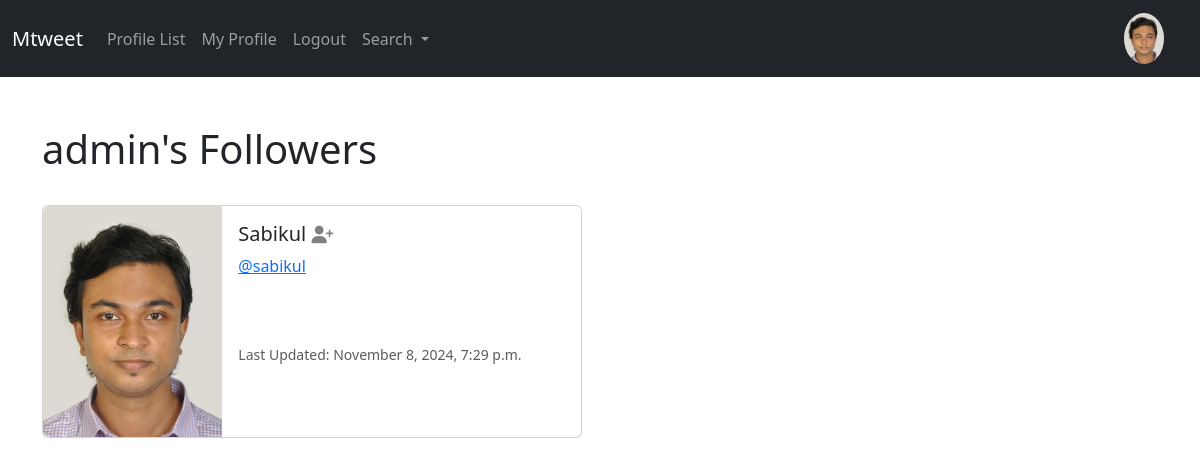
Page /profile/followers/1 (signed in) on the committed database.
### Mtweet/models.py (models this page shows, shortened)
class Profile(models.Model):
    user = models.OneToOneField(User, on_delete=models.CASCADE)
    follows = models.ManyToManyField("self",related_name="followed_by",symmetrical=False,blank = True)
    date_modified = models.DateTimeField(User, auto_now=True)
    profile_image= models.ImageField(null=True, blank=True, upload_to="images/")
    profile_bio = models.CharField(null=True, blank=True,max_length=500)
    homepage_link = models.CharField(null=True, blank=True,max_length=100)
    facebook_link= models.CharField(null=True, blank=True,max_length=100)
    instagram_link= models.CharField(null=True, blank=True,max_length=100)
    linkedin_link= models.CharField(null=True, blank=True,max_length=100)

### Mtweet/views.py (the view)
# urls.py: path('profile/followers/<int:pk>', views.followers, name='followers'),
def followers(request, pk):
     if request.user.is_authenticated:
         if request.user.id == pk:
            profiles = Profile.objects.get(user_id=pk)
            return render(request, 'followers.html',{"profiles": profiles} )
         else:
              messages.success(request, ("That's Not Your  Page.... "))
              return redirect ('home')
     else:
        messages.success(request, ('You must be logged in  To View This Page.... '))
        return redirect ('home')

### Mtweet/templates/followers.html
{% extends 'base.html' %}
{% load static %}
{% block content %}
    <h1>{{  request.user.username }}'s Followers </h1>
<br>
{% if profiles %}
   {% for profile in profiles.followed_by.all %}
   <div class="card mb-3" style="max-width: 540px;">
    <div class="row g-0">
      <div class="col-md-4">
        {% if profile.profile_image %}
        <img src="{{profile.profile_image.url}}" width = 200
        height=200 clas="img-fluid rounded-start" alt="{{profile.user.username}}">
        {% else %}
        <img src="{% static 'images/Masud_photo.jpg' %}" class="img-fluid rounded-start" alt="Profile Image">
        {% endif  %}
       </div>
      <div class="col-md-8">
        <div class="card-body">
          <h5 class="card-title">{{ profile.user.username }}
            {% if profile in profile.follows.all %}
            <a href="{% url 'unfollow' profile.user.id %}">
             <i class="fa fa-user-minus small" style="color:gray"></i>
         </a>
            {% else  %}
            <a href="{% url 'follow' profile.user.id %}">
             <i class="fa fa-user-plus small" style="color:gray"></i>
         </a>
            {% endif %}
          </h5>
          <p class="card-text"> <a href="{%  url 'profile' profile.user.id %}">@{{ profile.user.username|lower }}</a> </p>
          <br><br>
          <p class="card-text"><small class="text-body-secondary"> Last Updated: {{ profile.date_modified|date:"F j, Y, g:i a" }}</small></p>
        </div>
      </div>
    </div>
  </div>
  <br>
  <br>
    {% endfor %}
{% endif %}
{% endblock %}

### Mtweet/templates/navbar.html (shortened to what this page needs)
{% load static %}
<nav class="navbar navbar-expand-lg navbar-dark bg-dark">
    <div class="container-fluid">
      <a class="navbar-brand" href="{% url 'home' %}">Mtweet</a>
      <div class="collapse navbar-collapse" id="navbarSupportedContent">
        <ul class="navbar-nav me-auto mb-2 mb-lg-0">
          <li class="nav-item">
            <a class="nav-link"
             href="{% url 'profile_list' %}">Profile List</a>
          </li>
          {% if request.user.is_authenticated %}
          <li class="nav-item">
            <a class="nav-link"
             href="{% url 'profile'  request.user.id %}"> My Profile</a>
          </li>
          <li class="nav-item">
            <a class="nav-link"
             href="{% url 'logout' %}"> Logout</a>
          </li>
          {% endif %}
          <li class="nav-item dropdown">
            <a class="nav-link dropdown-toggle" href="#" role="button" data-bs-toggle="dropdown" aria-expanded="false">
              Search
            </a>
          </li>
        </ul>
         {% if user.is_authenticated %}
            <ul class="navbar-nav  ml-auto">
              <li class="nav-link  navbar-brand">
               <a href="{% url 'profile'  request.user.id %}">
              {% if user.profile.profile_image %}
                <img src="{{ user.profile.profile_image.url }}"  class="rounded-circle" alt=""
                width=40 >
              {% else %}
                 <img src="{% static 'images/Masud_photo.jpg' %}" class="img-fluid rounded-circle" width= 40 alt="Profile Image" >
              {% endif %}
              </a>
              </li>
            </ul>
         {% endif %}
      </div>
    </div>
  </nav>

### rows in the picture
Profile: user.username "Sabikul", user.username "sabikul", date_modified "November 8, 2024, 7:29 p.m."

### other values in the picture
{{ request.user.username }} "admin"
